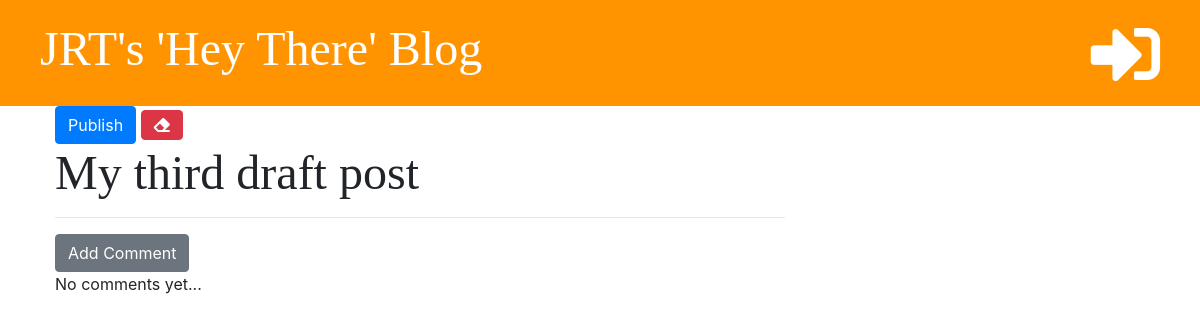
The app's page /post/8/, older data.
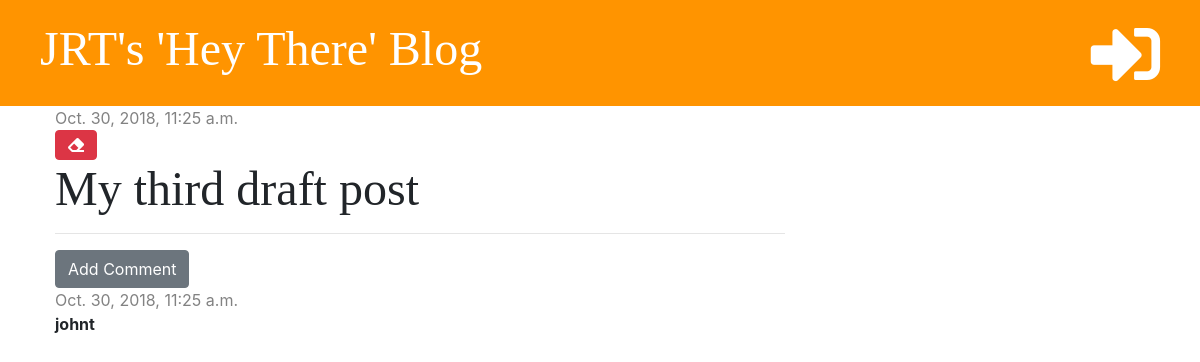
The same page, newer data.
### blog/models.py (models this page shows, shortened)
class Post(models.Model):
    author = models.ForeignKey('auth.User', on_delete=models.CASCADE)
    title = models.CharField(max_length=200)
    text = models.TextField()
    created_date = models.DateTimeField(default=timezone.now)
    published_date = models.DateTimeField(blank=True, null=True)

class Comment(models.Model):
    post = models.ForeignKey('blog.Post', on_delete=models.CASCADE, related_name='comments')
    author = models.CharField(max_length=200)
    text = models.TextField()
    created_date = models.DateTimeField(default=timezone.now)
    approved = models.BooleanField(default=False)

### blog/views.py (the view)
# urls.py: path('post/<int:pk>/', views.post_detail, name='post_detail'),
def post_detail(request, pk):
    post = get_object_or_404(Post, pk=pk)
    stuff_for_front_end = {'post': post}
    return render(request, 'blog/post_detail.html', stuff_for_front_end)

### blog/templatetags/markdownify.py (called while the page is built)
@register.filter
def markdown(value):
    renderer = HighlightRenderer()
    markdown = mistune.Markdown(renderer=renderer)
    return markdown(value)

### blog/templates/blog/post_detail.html (shortened to what this page needs)
{% extends 'blog/base.html' %}
{% load markdownify %}
{% block content %}
    <div class="post">
        {% if post.published_date %}
            <div class="date">
                {{ post.published_date }}
            </div>
            {% else %}
        <a href="{% url 'post_publish' pk=post.pk %}" class="btn btn-primary">Publish</a>
        {% endif %}
        <a href="{% url 'post_delete' pk=post.pk %}" class="btn btn-danger"
           onclick="return confirm('Are you sure that you want to delete this post?')"><i class="fas fa-eraser"></i></a>
        <h1>{{ post.title }}</h1>
        <hr>
        <a href="{% url 'add_comment_to_post' pk=post.pk %}" class="btn btn-secondary">Add Comment</a>
        {% for comment in post.comments.all %}
            {% if user.is_authenticated or comment.approved %}
                <div class="comment">
                    <div class="date">
                        {{ comment.created_date }}
                    </div>
                    <strong>{{ comment.author }}</strong>
                    </div>
            {% endif %}
        {% empty %}
            <p>No comments yet...</p>
        {% endfor %}
    </div>
{% endblock %}

Row changes from the older to the newer data that the page shows:
changed Post "My third draft post": published_date (not shown) → "Oct. 30, 2018, 11:25 a.m."
added Comment: created_date "Oct. 30, 2018, 11:25 a.m.", author "johnt"
Text that changed along with them:
text no longer shown: "Publish No comments yet..."
